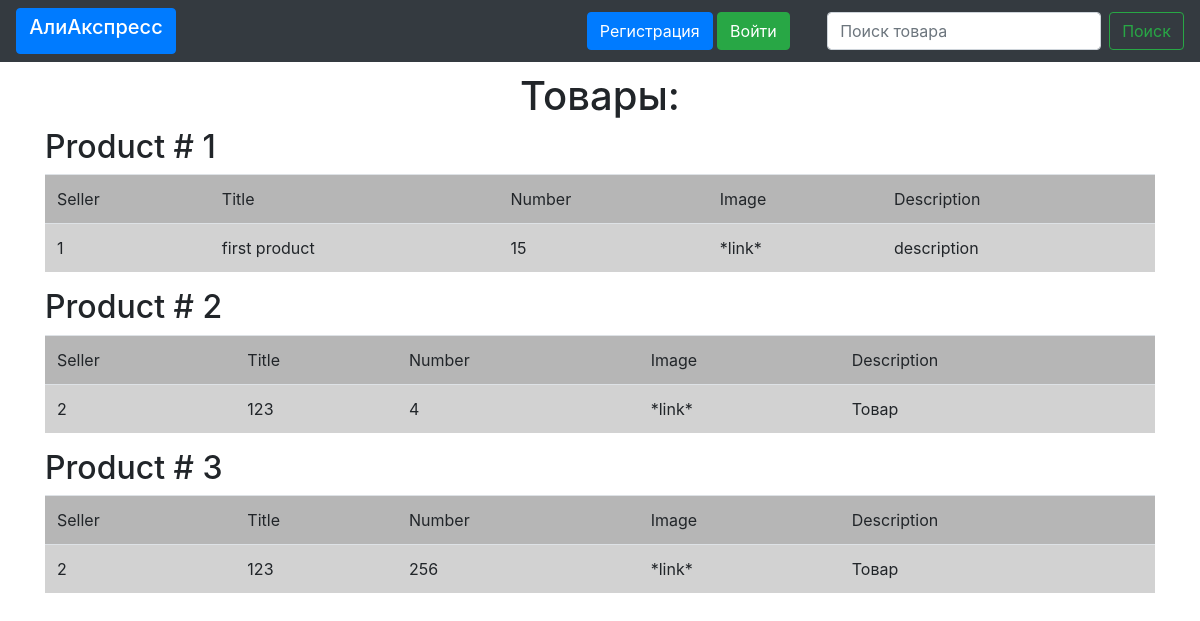
Page /main_link on the committed database.
### data/products.py (models this page shows)
class Product(db_session.SqlAlchemyBase):
    __tablename__ = 'products'
    id = sqlalchemy.Column(sqlalchemy.Integer, primary_key=True, autoincrement=True)
    seller = sqlalchemy.Column(sqlalchemy.Integer, sqlalchemy.ForeignKey("users.id"))
    title = sqlalchemy.Column(sqlalchemy.String, nullable=True)
    number = sqlalchemy.Column(sqlalchemy.Integer, nullable=True)
    description = sqlalchemy.Column(sqlalchemy.String, nullable=True)
    price = sqlalchemy.Column(sqlalchemy.String, nullable=True)
    image = sqlalchemy.Column(sqlalchemy.String)
    user = orm.relation('User')

### main.py (the view)
@app.route('/')
@app.route('/main_link')
def main_link():
    db_session.global_init("db/online_shop.sqlite")
    session = db_session.create_session()
    productes = session.query(products.Product)
    if request.cookies.get("user_id", 0):
        username = session.query(users.User).filter(users.User.id == request.cookies.get("user_id", 0)).first().name
        return render_template('products.html', products=productes, username=username)
    return render_template('products.html', title="АлиАкспресс", products=productes)

### data/db_session.py (called while the page is built, shortened)
def global_init(db_file):
    global __factory
    if __factory:
        return

def create_session() -> Session:
    global __factory
    return __factory()

### templates/products.html
{% extends "base.html" %}
{% block content %}
<div>
<h1 align="center">Товары:</h1>
</div>
{% for item in products%}
<div>
    <h2>Product # {{item.id}}</h2>
    <div>
        <table class="table">
          <thead>
            <tr bgcolor="#B6B6B6">
              <td>Seller</td>
              <td>Title</td>
              <td>Number</td>
              <td>Image</td>
              <td>Description</td>
            </tr>
          </thead>
          <tbody>
            <tr bgcolor="#D2D2D2">
              <td>{{ item.seller }}</td>
              <td>{{ item.title }}</td>
              <td>{{ item.number }}</td>
              <td>{{ item.image }}</td>
              <td>{{ item.description }}</td>
            </tr>
          </tbody>
        </table>
    </div>
</div>
{% endfor %}
{% endblock %}

### templates/base.html (shortened to what this page needs)
<!doctype html>
<html lang="ru">
<head>
    <link rel="stylesheet"
          href="https://stackpath.bootstrapcdn.com/bootstrap/4.4.1/css/bootstrap.min.css"
>
</head>
<body>
<div>
    <nav class="navbar navbar-expand-lg fixed-top navbar-dark bg-dark justify-content-between">
    <a class="btn btn-primary text-wrap" href="/" role="button" style="width: 10rem;"><h5>АлиАкспресс</h5></a>
        <div>
            {% if username %}
                <a class="display-6 text-white" >{{ username }}</a>
                <a class="btn btn-success" href="/log_out" role="button">Выйти</a>
            {% else %}
                <a class="btn btn-primary" href="/register" role="button">Регистрация</a>
                <a class="btn btn-success" href="/login" role="button">Войти</a>
            {% endif %}
        </div>
        <div>
            <form class="form-inline my-2 my-lg-0">
              <input class="form-control mr-sm-2" type="search" placeholder="Поиск товара" aria-label="Search">
              <button class="btn btn-outline-success my-2 my-sm-0" type="submit">Поиск</button>
            </form>
        </div>
    </nav>
</div>
<br>
<br>
<br>
<main role="main" class="container">
    {% block content %}{% endblock %}
</main>
</body>
</html>

### rows in the picture
Product: id "1", seller "1", title "first product", number "15", image "*link*", description "description"
Product: id "2", seller "2", title "123", number "4", image "*link*", description "Товар"
Product: id "3", seller "2", title "123", number "256", image "*link*", description "Товар"
